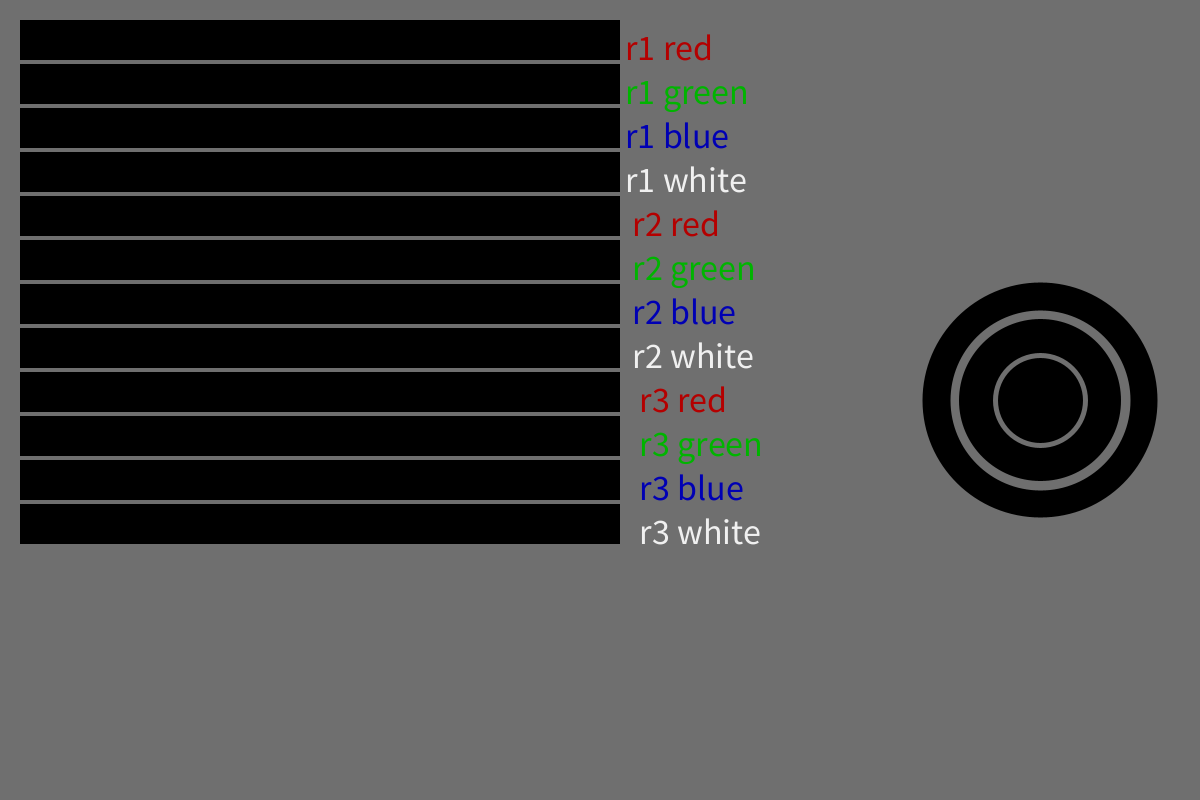
Frame 1 (no input)
Frame 60 (the mouse pressed at the canvas centre just before this capture): identical to frame 1, image omitted
Frame 120 (the mouse held since frame 60 and released just before this capture): identical to frame 1, image omitted

The Processing sketch that drew this single still picture (run headless with seeded random() and noise(); from frame 60 on, the mouse is pressed at the canvas centre):

// Processing sketch: slider_class
// ── slider_class.pde




int bars = 12;
Slider[] sliders = new Slider[bars];

int bar_hei = 40;
int bar_gap = 4;

int first_bar_x = 20;
int first_bar_y = 20;

void setup()
{
  size(1200,800);
  
  background(111);
  
  for( int ba=0; ba<bars; ba++){
    sliders[ba] = new Slider(first_bar_x,
                            first_bar_y +ba*(bar_hei+bar_gap),
                             width/2, bar_hei);              
  }
   
  
  
  int b=0;
 
  // Ring 1
  sliders[b].name = "r1 red";
    sliders[b].barcol = color(180,0,0);   b++;
  sliders[b].name = "r1 green";
    sliders[b].barcol = color(0,180,0);   b++;
  sliders[b].name = "r1 blue";
    sliders[b].barcol = color(0,0,180);   b++;
  sliders[b].name = "r1 white";
    sliders[b].barcol = color(240);   b++;
  
  // Ring 2
  sliders[b].name = " r2 red";
    sliders[b].barcol = color(180,0,0);   b++;
  sliders[b].name = " r2 green";
    sliders[b].barcol = color(0,180,0);   b++;
  sliders[b].name = " r2 blue";
    sliders[b].barcol = color(0,0,180);   b++;
  sliders[b].name = " r2 white";
    sliders[b].barcol = color(240);   b++;
  
  // Ring 3
  sliders[b].name = "  r3 red";
    sliders[b].barcol = color(180,0,0);   b++;
  sliders[b].name = "  r3 green";
    sliders[b].barcol = color(0,180,0);   b++;
  sliders[b].name = "  r3 blue";
    sliders[b].barcol = color(0,0,180);   b++;
  sliders[b].name = "  r3 white";
    sliders[b].barcol = color(240);   b++;
  
  // draw
  for( int ba=0; ba<bars; ba++){
    sliders[ba].draw_slider();    
  }
  
  draw_rings();
  
  // Eo *** setup 
}


void draw()
{
  
  // *** Eo draw
}


color get_col(int i){
  color c = color( sliders[(i*4)+0].val, 
                    sliders[(i*4)+1].val, 
                     sliders[(i*4)+2].val );
  return c;
}


void mousePressed()
{
  mouse_func( mouseX, mouseY); 
  
  // * Eo mousePressed
}

void mouseDragged()
{
  mouse_func( mouseX, mouseY); 
  
  // * Eo mousePressed
}
  
  
void mouse_func( int x, int y)
{
  for( int b=0; b<bars; b++)
  {
    // check vals
    if(sliders[b].check_slider(x, y)){
      // something changed
      draw_rings();
    }
    
    // Send out vals here too
    
    // Eo for
  }
  // Eo func
}


void draw_rings()
{
  color c;
  
  // Ring 1
  c= get_col(0);
    noFill();  stroke(c);  strokeWeight(20);
  ellipse( width -160, height/2, 200, 200);
  // white ring
    noFill();  stroke(sliders[3].val);  strokeWeight(10);
  ellipse( width -160, height/2, 225, 225);
  
  // Ring 2
  c= get_col(1);
    noFill();  stroke(c);  strokeWeight(25);
  ellipse( width -160, height/2, 120, 120);
  // white ring
    noFill();  stroke(sliders[7].val);  strokeWeight(15);
  ellipse( width -160, height/2, 147, 147);
  
  // Ring 3
  c= get_col(2);
    fill(c);  noStroke();
  ellipse( width -160, height/2, 80, 80);
  // white ring
    noFill();  stroke(sliders[11].val);  strokeWeight(15);
  ellipse( width -160, height/2, 70, 70);
}




class Slider {
  float xpos, ypos;
  float wid, hei;
  float val, max;
  color barcol;
  String name;
  
  Slider(float x, float y, float w, float h ){
     xpos = x;
     ypos = y;
     wid = w;
     hei = h;
     
     val = 0;
     max = 255;
     name="";
     
     barcol = color(random(255),random(255),random(255));
     
     //-
  }
  
  boolean check_slider(int mx, int my){
    // check val
    boolean changed = false;
    
    if( mx >xpos && mx <xpos+wid)
      if( my >ypos && my < ypos+hei ){
        // adjust
        val = map(mx, xpos, xpos+wid, 0,max);
        // Redraw
        draw_slider();
        changed = true;
      }
    return changed;
  }
  
  void draw_slider(){
      noStroke();  fill(0);
    rect(xpos, ypos, wid, hei );
      noStroke();  fill(barcol);
    rect(xpos, ypos+2, map(val, 0,max, 0, wid), hei-4 );
      textSize(hei-4);   fill(barcol);
    text( name, xpos+wid+5, ypos+hei );
  }
  
  // ** Eo class
}
